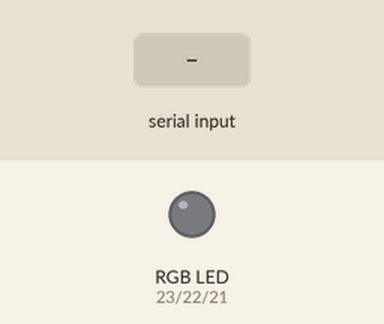
Simulated run of this sketch. Board: Arduino Mega 2560, built with avr-gcc and run on an emulated ATmega2560. On the bench: an RGB LED mixed from three pins (HIGH = lit). The inputs (shaded band) are chosen by the test bench.

Above: at 1.2 s.
1.3 s: "90,45,200\n" received over Serial
At 2.5 s:
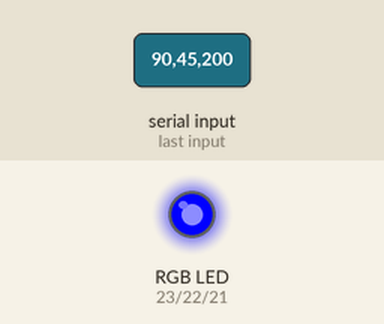
2.8 s: "30,150,10\n" received over Serial
At 3.7 s:
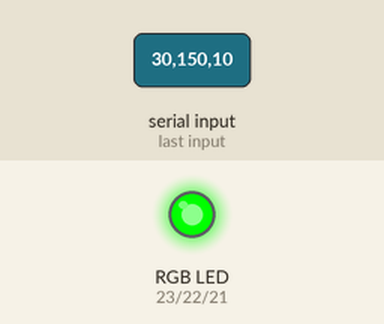
4.3 s: "1,90,45\n" received over Serial
At 4.9 s:
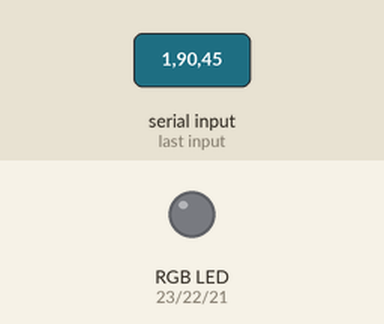
Timing chart, 0 to 7.3 s (numbered marks = the images above; inputs shaded):
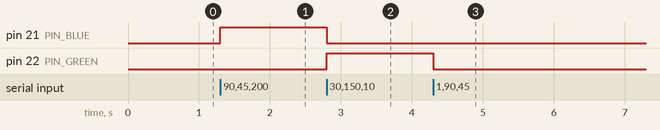

Measured:
- after the input at 1.3 s, pin 21 (PIN_BLUE): LOW → HIGH at once
- after the input at 2.8 s, pin 21 (PIN_BLUE): HIGH → LOW at once; pin 22 (PIN_GREEN): LOW → HIGH at once
- after the input at 4.3 s, pin 22 (PIN_GREEN): HIGH → LOW at once

The sketch:

mount_memory_rgb_light.ino
```cpp
// PINs gemäß Deinem Wiring-Diagramm
const int PIN_RED   = 23;
const int PIN_GREEN = 22;
const int PIN_BLUE  = 21;

void setup() {
  Serial.begin(115200);

  // PWM-Ausgabe aktivieren (pinMode für analogWrite nicht nötig, aber schadet nicht)
  pinMode(PIN_RED,   OUTPUT);
  pinMode(PIN_GREEN, OUTPUT);
  pinMode(PIN_BLUE,  OUTPUT);
}

void loop() {
  // warten, bis über Seriell 3 Werte R,G,B hereinkommen im Format "255,128,0\n"
  if (!Serial.available()) return;

  String line = Serial.readStringUntil('\n');
  line.trim();
  if (line.length()==0) return;

  // String in drei Ganzzahlen zerlegen
  int v[3] = {0,0,0}, idx = 0;
  char *buf = strdup(line.c_str());
  char *tok = strtok(buf, ",");
  while (tok && idx<3) {
    v[idx++] = atoi(tok);
    tok = strtok(NULL, ",");
  }
  free(buf);
  if (idx<3) return;  // nicht genug Werte gekommen

  // Grenzwerte einhalten
  uint8_t r = constrain(v[0], 0, 255);
  uint8_t g = constrain(v[1], 0, 255);
  uint8_t b = constrain(v[2], 0, 255);

  // PWM-Ausgabe
  analogWrite(PIN_RED,   r);
  analogWrite(PIN_GREEN, g);
  analogWrite(PIN_BLUE,  b);
}
```
